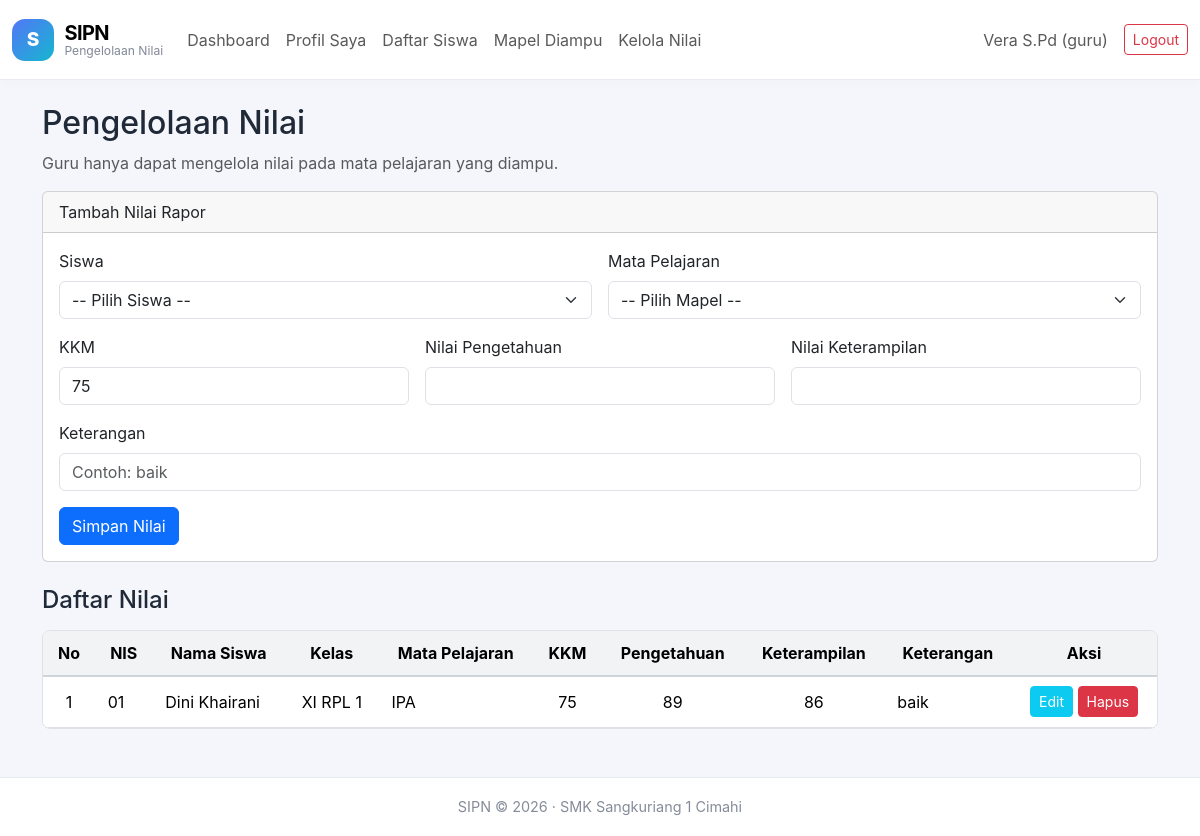
Page /nilai.php (signed in) on the committed database.
### tables this page shows
CREATE TABLE `nilai_rapor` (
  `id` int(11) NOT NULL,
  `siswa_id` int(11) NOT NULL,
  `mapel_id` int(11) NOT NULL,
  `nilai_kkm` int(11) NOT NULL,
  `nilai_pengetahuan` int(11) NOT NULL,
  `nilai_keterampilan` int(11) NOT NULL,
  `Keterangan` varchar(50) DEFAULT NULL
);

CREATE TABLE `siswa` (
  `id` int(11) NOT NULL,
  `nis` varchar(10) NOT NULL,
  `nama` varchar(100) NOT NULL,
  `kelas` varchar(10) NOT NULL,
  `jenis_kelamin` enum('L','P') NOT NULL,
  `user_id` int(11) NOT NULL
);

CREATE TABLE `mapel` (
  `id` int(11) NOT NULL,
  `kode_mapel` varchar(10) NOT NULL,
  `nama_mapel` varchar(100) NOT NULL,
  `guru_id` int(11) DEFAULT NULL
);

### koneksi.php (called while the page is built, shortened)
<?php
function e($teks)
{
    return htmlspecialchars((string)$teks, ENT_QUOTES, 'UTF-8');
}
function siapkan($koneksi, $sql, $types = "", ...$params)
{
    $stmt = mysqli_prepare($koneksi, $sql);
    if ($types !== "") {
        mysqli_stmt_bind_param($stmt, $types, ...$params);
    }
    if (!mysqli_stmt_execute($stmt)) {
        mysqli_stmt_close($stmt);
        return false;
    }
    return $stmt;
}
function ambil_semua($koneksi, $sql, $types = "", ...$params)
{
    $stmt = siapkan($koneksi, $sql, $types, ...$params);
    $hasil = mysqli_stmt_get_result($stmt);
    $data = $hasil ? mysqli_fetch_all($hasil, MYSQLI_ASSOC) : [];
    return $data;
}
?>

### nilai.php (the view, shortened to what this page needs)
<?php
require_once "koneksi.php";
$role = $_SESSION['role'];
$user_id = (int)$_SESSION['id'];
$nilai_edit = null;
if ($role === 'admin') {
    $daftar_mapel = ambil_semua(
        $koneksi,
        "SELECT id, kode_mapel, nama_mapel
         FROM mapel
         ORDER BY nama_mapel ASC"
    );
} else {
    $daftar_mapel = ambil_semua(
        $koneksi,
        "SELECT m.id, m.kode_mapel, m.nama_mapel
         FROM mapel m
         JOIN guru g ON m.guru_id = g.id
         WHERE g.user_id = ?
         ORDER BY m.nama_mapel ASC",
        "i",
        $user_id
    );
}
$daftar_siswa = ambil_semua(
    $koneksi,
    "SELECT id, nis, nama, kelas
     FROM siswa
     ORDER BY nama ASC"
);
if ($role === 'admin') {
    $data_nilai = ambil_semua(
        $koneksi,
        "SELECT nr.id, nr.nilai_kkm, nr.nilai_pengetahuan,
                nr.nilai_keterampilan, nr.keterangan,
                s.nis, s.nama AS nama_siswa, s.kelas,
                m.kode_mapel, m.nama_mapel
         FROM nilai_rapor nr
         JOIN siswa s ON nr.siswa_id = s.id
         JOIN mapel m ON nr.mapel_id = m.id
         ORDER BY s.nama ASC, m.nama_mapel ASC"
    );
} else {
    $data_nilai = ambil_semua(
        $koneksi,
        "SELECT nr.id, nr.nilai_kkm, nr.nilai_pengetahuan,
                nr.nilai_keterampilan, nr.keterangan,
                s.nis, s.nama AS nama_siswa, s.kelas,
                m.kode_mapel, m.nama_mapel
         FROM nilai_rapor nr
         JOIN siswa s ON nr.siswa_id = s.id
         JOIN mapel m ON nr.mapel_id = m.id
         JOIN guru g ON m.guru_id = g.id
         WHERE g.user_id = ?
         ORDER BY s.nama ASC, m.nama_mapel ASC",
        "i",
        $user_id
    );
}
require "navbar.php";
?>
<div class="container mt-4 mb-5">
    <h1 class="h2 mb-2">Pengelolaan Nilai</h1>
    <p class="text-muted">
        <?php if ($role === 'admin'): ?>
            Admin dapat mengelola nilai semua mata pelajaran.
        <?php else: ?>
            Guru hanya dapat mengelola nilai pada mata pelajaran yang diampu.
        <?php endif; ?>
    </p>
    <div class="card mb-4">
        <div class="card-header">
            <?= $nilai_edit ? 'Edit Nilai Rapor' : 'Tambah Nilai Rapor' ?>
        </div>
        <div class="card-body">
            <?php if (!$daftar_mapel): ?>
                <div class="alert alert-warning">
                    Belum ada mata pelajaran yang tersedia untuk akun ini.
                    <?php if ($role === 'admin'): ?>
                        Tambahkan mapel terlebih dahulu.
                    <?php else: ?>
                        Hubungi admin untuk mengatur mapel yang kamu ampu.
                    <?php endif; ?>
                </div>
            <?php elseif (!$daftar_siswa): ?>
                <div class="alert alert-warning">
                    Belum ada data siswa untuk diberi nilai.
                </div>
            <?php else: ?>
                <form action="aksi_nilai.php" method="POST">
                    <div class="row g-3">
                        <div class="col-md-6">
                            <label class="form-label">Siswa</label>
                            <select name="siswa_id" class="form-select" required>
                                <option value="">-- Pilih Siswa --</option>
                            </select>
                        </div>
                        <div class="col-md-6">
                            <label class="form-label">Mata Pelajaran</label>
                            <select name="mapel_id" class="form-select" required>
                                <option value="">-- Pilih Mapel --</option>
                            </select>
                        </div>
                        <div class="col-md-4">
                            <label class="form-label">KKM</label>
                            <input type="number" name="nilai_kkm"
                                   class="form-control" min="0" max="100" required
                                   value="<?= $nilai_edit ? (int)$nilai_edit['nilai_kkm'] : '75' ?>">
                        </div>
                        <div class="col-md-4">
                            <label class="form-label">Nilai Pengetahuan</label>
                            <input type="number" name="nilai_pengetahuan"
                                   class="form-control" min="0" max="100" required
                                   value="<?= $nilai_edit ? (int)$nilai_edit['nilai_pengetahuan'] : '' ?>">
                        </div>
                        <div class="col-md-4">
                            <label class="form-label">Nilai Keterampilan</label>
                            <input type="number" name="nilai_keterampilan"
                                   class="form-control" min="0" max="100" required
                                   value="<?= $nilai_edit ? (int)$nilai_edit['nilai_keterampilan'] : '' ?>">
                        </div>
                        <div class="col-12">
                            <label class="form-label">Keterangan</label>
                            <input type="text" name="keterangan"
                                   class="form-control" maxlength="50"
                                   value="<?= e($nilai_edit['keterangan'] ?? '') ?>"
                                   placeholder="Contoh: baik">
                        </div>
                    </div>
                    <div class="mt-3 d-flex gap-2">
                        <button type="submit" class="btn btn-primary">
                            <?= $nilai_edit ? 'Simpan Perubahan' : 'Simpan Nilai' ?>
                        </button>
                    </div>
                </form>
            <?php endif; ?>
        </div>
    </div>
    <h2 class="h4 mb-3">Daftar Nilai</h2>
    <div class="tabel-bingkai">
        <div class="table-responsive">
            <table class="table table-hover tabel-sip">
                <thead>
                    <tr>
                        <th>No</th>
                        <th>NIS</th>
                        <th>Nama Siswa</th>
                        <th>Kelas</th>
                        <th>Mata Pelajaran</th>
                        <th>KKM</th>
                        <th>Pengetahuan</th>
                        <th>Keterampilan</th>
                        <th>Keterangan</th>
                        <th>Aksi</th>
                    </tr>
                </thead>
                <tbody>
                    <?php if ($data_nilai): ?>
                        <?php foreach ($data_nilai as $i => $nilai): ?>
                            <tr>
                                <td class="tengah"><?= $i + 1 ?></td>
                                <td><?= e($nilai['nis']) ?></td>
                                <td><?= e($nilai['nama_siswa']) ?></td>
                                <td class="tengah"><?= e($nilai['kelas']) ?></td>
                                <td><?= e($nilai['nama_mapel']) ?></td>
                                <td class="tengah"><?= (int)$nilai['nilai_kkm'] ?></td>
                                <td class="tengah"><?= (int)$nilai['nilai_pengetahuan'] ?></td>
                                <td class="tengah"><?= (int)$nilai['nilai_keterampilan'] ?></td>
                                <td><?= e($nilai['keterangan'] ?? '-') ?></td>
                                <td class="tengah">
                                    <a href="nilai.php?id=<?= (int)$nilai['id'] ?>"
                                       class="btn btn-sm btn-info text-white">
                                        Edit
                                    </a>
                                    <form action="aksi_nilai.php" method="POST"
                                          onsubmit="return confirm('Yakin ingin menghapus nilai ini?')">
                                        <button type="submit" class="btn btn-sm btn-danger">
                                            Hapus
                                        </button>
                                    </form>
                                </td>
                            </tr>
                        <?php endforeach; ?>
                    <?php endif; ?>
                </tbody>
            </table>
        </div>
    </div>
</div>
<?php require "footer.php"; ?>

### sipn.css (style rules this page uses)
:root { --sipn-bg:#f4f6fb;--sipn-ink:#202938;--sipn-muted:#7c8492;--sipn-border:#e8ebf2;--sipn-shadow:0 5px 18px rgba(30,41,59,.055) }
body { background:var(--sipn-bg);color:var(--sipn-ink);font-family:Inter,ui-sans-serif,system-ui,-apple-system,"Segoe UI",sans-serif }

### navbar.php (style rules this page uses)
.tabel-bingkai { border: 1px solid #dee2e6; border-radius: .5rem; overflow: hidden; background: #fff; }
.tabel-sip { margin-bottom: 0; }
.tabel-sip th, .tabel-sip td { white-space: nowrap; vertical-align: middle; padding: .6rem .8rem; }
.tabel-sip thead th { background: #f1f3f5; text-align: center; border-bottom: 2px solid #ced4da; }
.tabel-sip .tengah { text-align: center; }
.tabel-sip form { display: inline; }

### rows in the picture
nilai_rapor: siswa.nis "01", siswa.nama "Dini Khairani", siswa.kelas "XI RPL 1", mapel.nama_mapel "IPA", nilai_kkm "75", nilai_pengetahuan "89", nilai_keterampilan "86", Keterangan "baik"

### other values in the picture
$nama_nav "Vera S.Pd"
$role_nav "guru"
